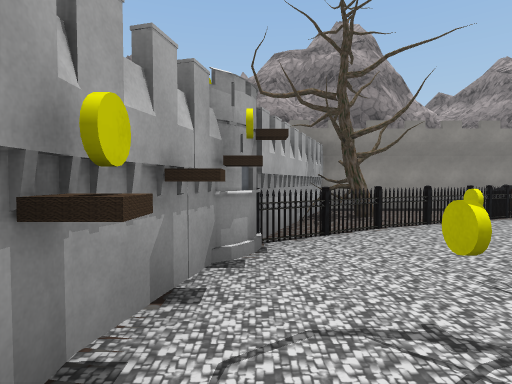
[1] (above)

20 first-person views from a walk through a Unity game level. The camera is 1.4 m above the floor, tilts 2° down and sees 80° across. The floor is counted in squares, 2.12 m on a side. Each view is taken from the middle of a square. On the plan, view 1 faces up. The plan holds only what a view shows up to about 10 squares ahead; the rest is blank. The place goes on beyond the plan. The player is left out. Some animated figures are left out. Some surface patterns are stand-ins.

[2]
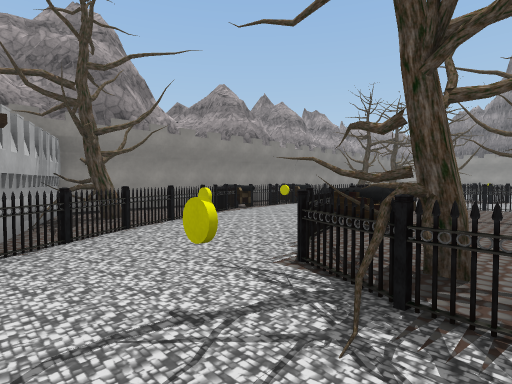

[3]
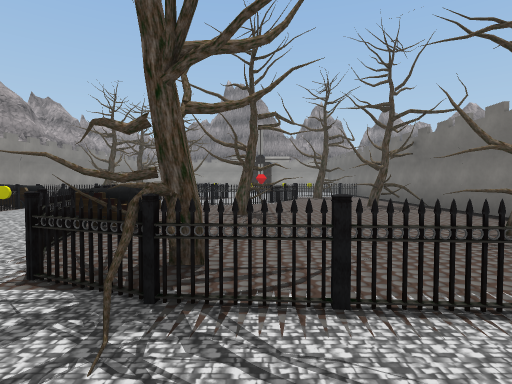

[4]
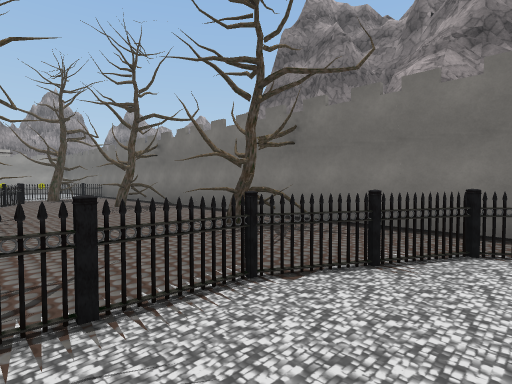

[5]
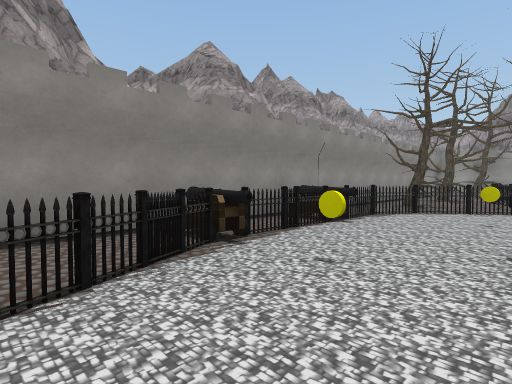

[6]
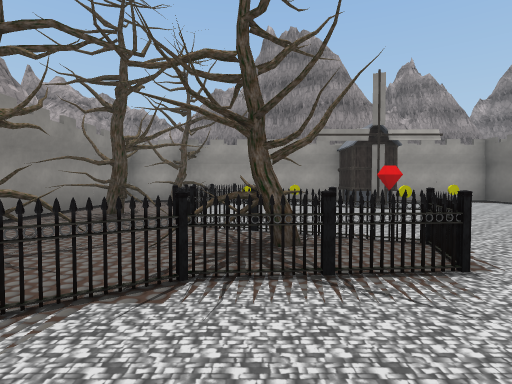

[7]
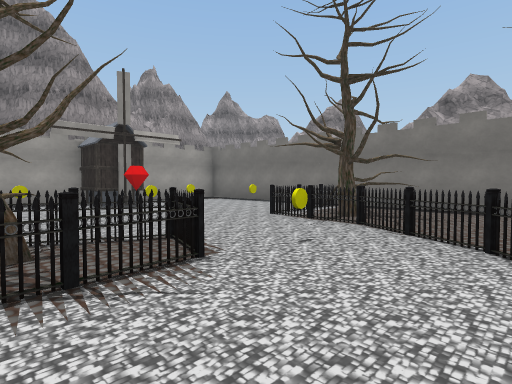

[8]
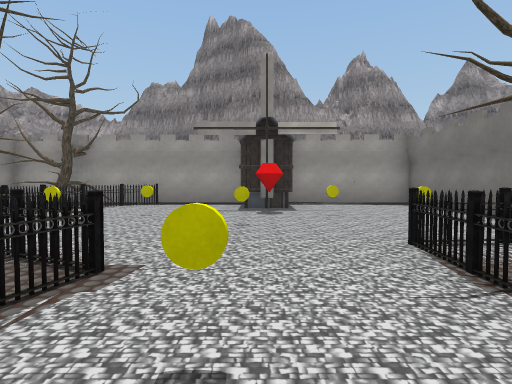

[9]
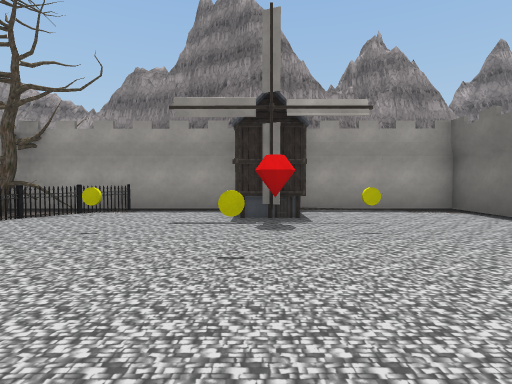

[10]
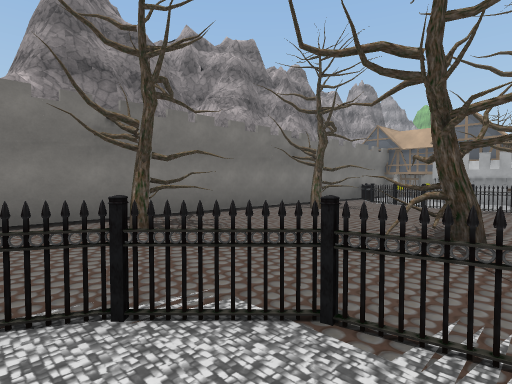

[11]
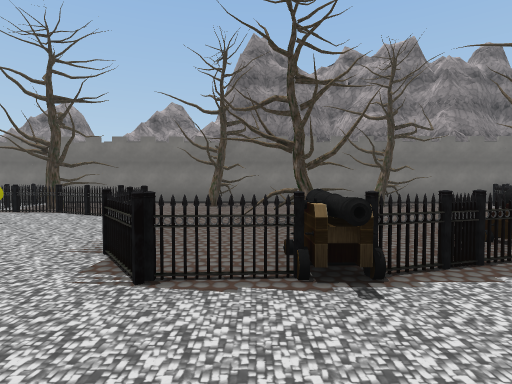

[12]
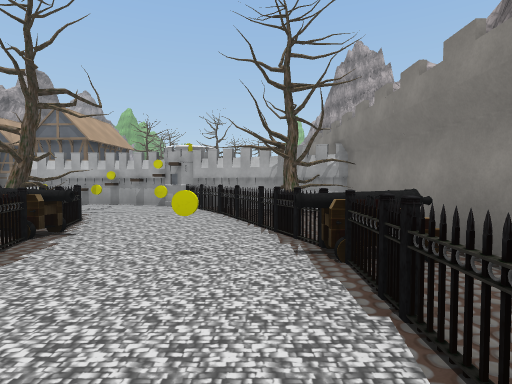

[13]
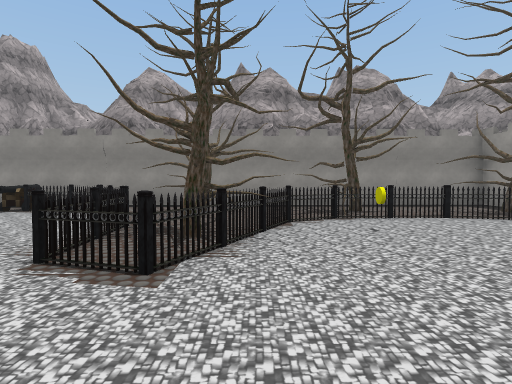

[14]
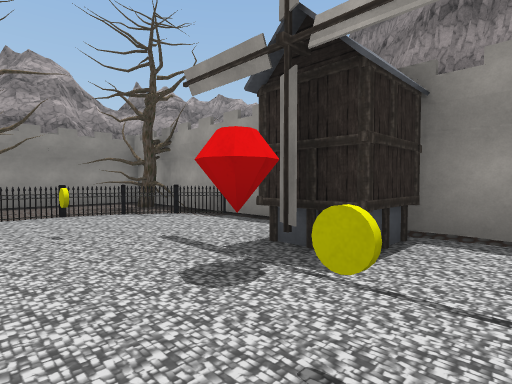

[15]
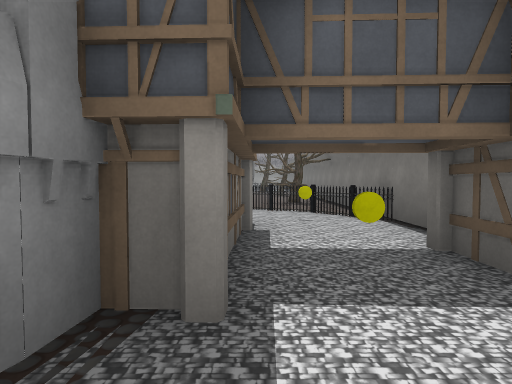

[16]
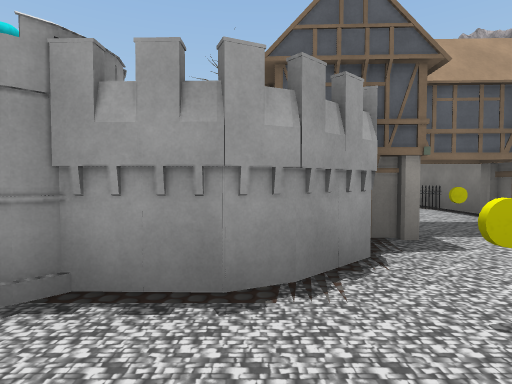

[17]
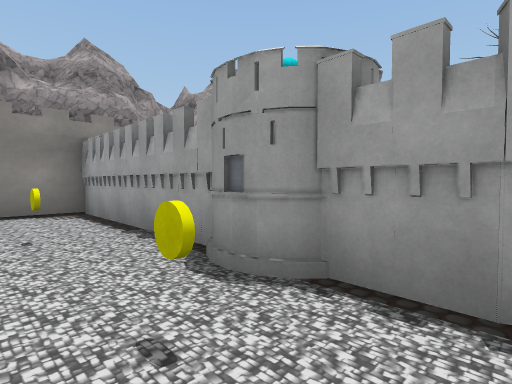

[18]
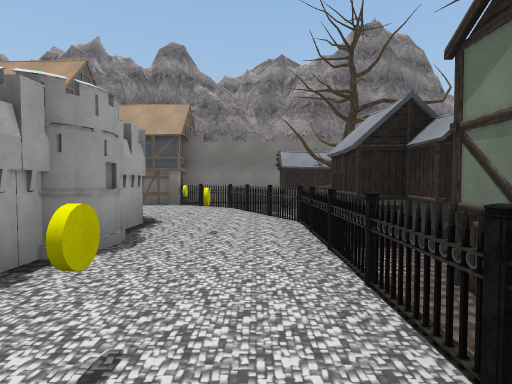

[19]
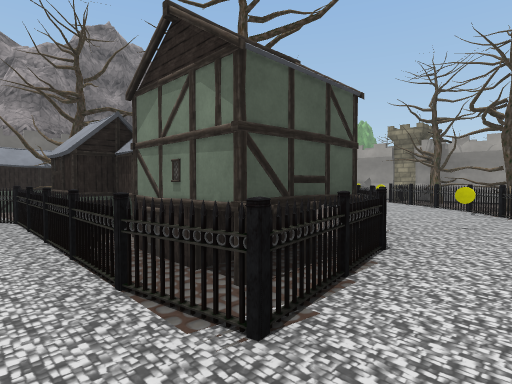

[20]
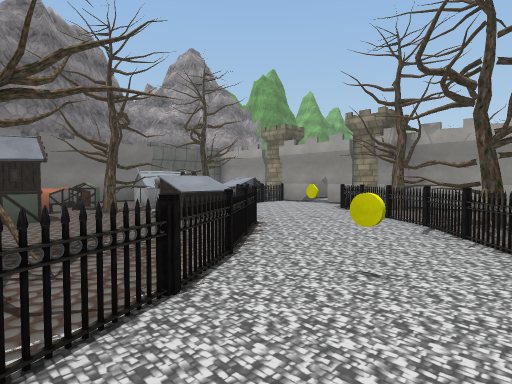

### Floor plan
Points are (right, up) in squares from view 1. A wall is a line through its corners. A room is listed if a view was taken in it or the views show most of it. See-through windows are left out.
Room 1 (views 1, 2, 3, 4, 5, 6, 7, 8, 9, 10, 11, 12, 13, 14, 15)
walls: (-0.2, 0.8) (-0.8, 0.8); (-0.4, 2.4) (-0.7, 1.1); (1.5, 7) (0, 3.3); (-0.7, 1.2) (-0.6, -1.1); (-4.3, -1.2) (-4.9, -1.1); (-5.3, -1.1) (-6, -0.3)
ways out: opening at (-6, -2) to room 2
objects: yellow coin (-7, -1); yellow coin (-4, -3); house (-3, -4); other object (-2, -5) to (0, -5); other object (-1, -3); other object (-1, 3); other object (0, -4); other object (0, 3); other object (1, -5) to (1, -4); other object (1, -3); other object (1, -2); yellow coin (1, 1); other object (1, 4); other object (2, -4); other object (2, -1); tree (2, 0) to (3, 1); yellow coin (2, 3); other object (2, 5); tree (2, 6) to (2, 7); tree (3, -4) to (4, -2); other object (3, 2); other object (3, 5); other object (3, 7) to (4, 7); other object (4, -4); cannon (4, 2); other object (4, 5); other object (5, -5) to (6, -4); other object (5, 2); yellow coin (5, 4); other object (5, 5); cannon (5, 6); other object (5, 7) to (6, 8); tree (6, -1) to (7, 0); cannon (6, 2) to (7, 3); other object (6, 3); other object (6, 6); other object (7, -4); tree (7, -4) to (8, -3); cannon (7, 6) to (8, 6); other object (7, 7) to (9, 8); other object (8, 2); other object (9, -4); other object (9, 0); other object (9, 1); yellow coin (9, 4); other object (9, 6); other object (10, -5) to (11, -4); other object (10, -1); other object (10, 5); other object (10, 7) to (11, 8); other object (11, -5) to (13, -4); tree (11, -3) to (13, -2); yellow coin (11, 0); other object (11, 2); other object (11, 3); other object (11, 4); tree (11, 5) to (12, 6); other object (12, 1); other object (12, 2); tree (12, 3) to (13, 4); other object (12, 7) to (14, 8); other object (13, -4); other object (13, -2); other object (13, 4); other object (14, -5) to (16, -5); other object (14, 4); tree (14, 5) to (15, 7); other object (15, -3); yellow coin (15, 0); other object (15, 3); other object (15, 4); other object (15, 7) to (16, 8); yellow coin (16, -1); yellow coin (16, 2); other object (16, 5); windmill (17, -1) to (19, 0); other object (17, 4); other object (17, 7) to (19, 7); other object (18, 4); tree (18, 5) to (19, 6); other object (19, -4); other object (19, -3) to (20, -2); other object (19, 1) to (20, 2); other object (19, 3); other object (19, 3) to (20, 4); other object (20, -5) to (20, -4); other object (20, 5) to (20, 6); other object (20, 7) to (20, 8)
Room 2 (views 16, 17, 18, 19, 20)
walls: (-6.2, 2.3) (-6.1, 6.9); (-6, -0.3) (-6.2, 0.2) (-6.2, 1.3)
ways out: opening at (-6, -2) to room 1
objects: other object (-20, 0) to (-19, 1); tower (-20, 2) to (-20, 3); other object (-20, 4) to (-19, 5); other object (-20, 6) to (-19, 7); other object (-19, 2); tree (-19, 3) to (-18, 4); other object (-18, -3) to (-17, -2); other object (-18, -2) to (-17, -1); other object (-18, -1); other object (-17, 3); tree (-17, 4) to (-16, 5); other object (-16, -4) to (-15, -3); other object (-16, -1) to (-15, 0); other object (-16, 3); other object (-16, 4); other object (-15, 1); other object (-15, 6); other object (-14, -5) to (-13, -4); other object (-14, -3) to (-12, -2); tree (-14, -1) to (-13, 0); other object (-14, 1) to (-14, 2); other object (-14, 3); other object (-13, 3); yellow coin (-13, 5); other object (-12, -5) to (-11, -4); house (-12, -1) to (-10, 0); other object (-12, 4); tree (-11, -1) to (-9, -1); tree (-11, 2) to (-10, 3); other object (-11, 4) to (-10, 4); other object (-10, -5) to (-9, -4); house (-10, -3) to (-9, -2); other object (-10, 1); other object (-10, 5); other object (-9, 0); other object (-9, 1); other object (-9, 2); other object (-9, 3); other object (-9, 4); other object (-9, 5); other object (-8, -4) to (-7, -4); other object (-8, -2); other object (-8, 7) to (-7, 8); other object (-7, -3); yellow coin (-7, 1); yellow coin (-7, 4); other object (-6, -4)

Positions as (right, up) in squares from view 1, and headings:
1: (0, 0), facing up
2: (0, 0), facing up-right
3: (0, 0), facing right
4: (0, 0), facing down-right
5: (3, 3), facing up-right
6: (9, 3), facing right
7: (9, 3), facing down-right
8: (10, 0), facing right
9: (12, 0), facing right
10: (10, 1), facing down-left
11: (7, 5), facing down
12: (8, 5), facing left
13: (13, -1), facing up
14: (15, -2), facing up-right
15: (-6, -2), facing right
16: (-8, 0), facing right
17: (-8, 0), facing up-right
18: (-8, 5), facing down
19: (-8, 6), facing down-left
20: (-11, 6), facing down-left
